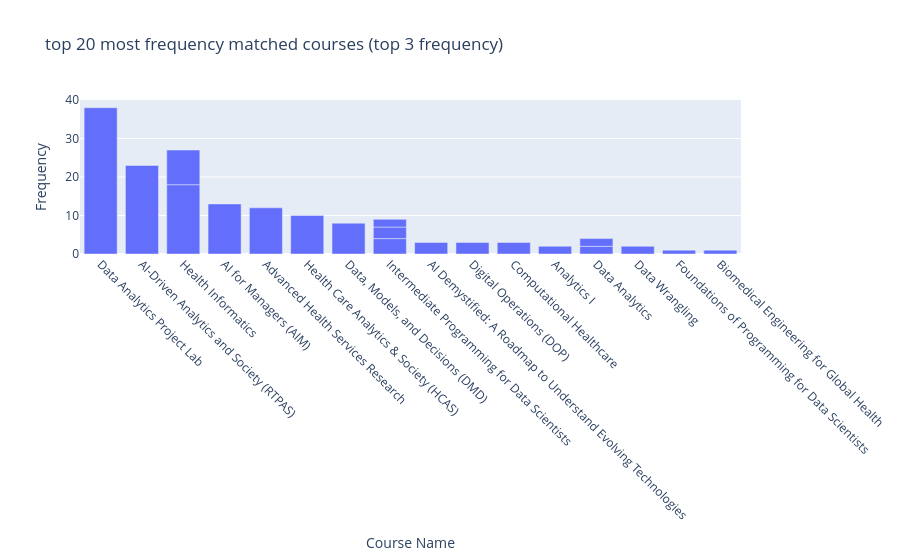

The code cell stored with this chart in its notebook:
### Code cell
top_df = top_courses_df.sort_values(by= 'count_in_top_K', ascending = False).head(20)
top_df['Course Link'] = top_df['course_url'].apply(lambda x: f'<a href="{x}" target="_blank">{x}</a>')

fig = px.bar(
    top_df,
    x='course_name',
    y='count_in_top_K',
    hover_data=['course_url'],
    title = 'top 20 most frequency matched courses (top 3 frequency)',
    labels = {'count_in_top_K': 'Frequency', 'course_name': 'Course Name'}
)
fig.update_layout(xaxis_tickangle=45)
fig.show()

### Figure 1 — Plotly figure (JSON) as saved in the notebook; plotly's stock layout.template omitted (floating-point values rounded to 4 significant figures)
{"data": [{"customdata": [["https://engineering.dartmouth.edu/courses/graduate"], ["https://tuck.dartmouth.edu/mba/academic-experience/elective-curriculum/elective-courses"], ["https://dartmouth.smartcatalogiq.com/en/current/orc/departments-programs-undergraduate/computer-science/cosc-computer-science-undergraduate/cosc-89-17"], ["https://tuck.dartmouth.edu/mba/academic-experience/elective-curriculum/elective-courses"], ["https://dartmouth.smartcatalogiq.com/en/current/orc/departments-programs-graduate/quantitative-biomedical-sciences/qbs-quantitative-biomedical-sciences/100/qbs-139"], ["https://tuck.dartmouth.edu/mba/academic-experience/elective-curriculum/elective-courses"], ["https://dartmouth.smartcatalogiq.com/en/current/orc/departments-programs-graduate/quantitative-biomedical-sciences/qbs-quantitative-biomedical-sciences/100/qbs-192"], ["https://tuck.dartmouth.edu/mba/academic-experience/elective-curriculum/elective-courses"], ["https://dartmouth.smartcatalogiq.com/en/current/orc/departments-programs-graduate/quantitative-biomedical-sciences/qbs-quantitative-biomedical-sciences/100/qbs-101-1"], ["https://dartmouth.smartcatalogiq.com/current/orc/departments-programs-graduate/quantitative-biomedical-sciences/qbs-quantitative-biomedical-sciences/100/qbs-101-1/"], ["https://engineering.dartmouth.edu/courses/undergraduate"], ["https://tuck.dartmouth.edu/mba/academic-experience/elective-curriculum/elective-courses"], ["https://dartmouth.smartcatalogiq.com/en/current/orc/departments-programs-undergraduate/computer-science/cosc-computer-science-undergraduate/cosc-89-28"], ["https://dartmouth.smartcatalogiq.com/current/orc/departments-programs-graduate/quantitative-biomedical-sciences/qbs-quantitative-biomedical-sciences/100/qbs-101-1/"], ["https://tuck.dartmouth.edu/mba/academic-experience/required-curriculum/core-courses#mc"], ["https://engineering.dartmouth.edu/courses/graduate"], ["https://dartmouth.smartcatalogiq.com/current/orc/departments-programs-graduate/quantitative-biomedical-sciences/qbs-quantitative-biomedical-sciences/100/qbs-181/"], ["https://engineering.dartmouth.edu/courses/graduate"], ["https://dartmouth.smartcatalogiq.com/en/current/orc/departments-programs-graduate/quantitative-biomedical-sciences/qbs-quantitative-biomedical-sciences/100/qbs-101"], ["https://engineering.dartmouth.edu/courses/undergraduate"]], "hovertemplate": "Course Name=%{x}<br>Frequency=%{y}<br>course_url=%{customdata[0]}<extra></extra>", "legendgroup": "", "marker": {"color": "#636efa", "pattern": {"shape": ""}}, "name": "", "orientation": "v", "showlegend": false, "textposition": "auto", "type": "bar", "x": ["Data Analytics Project Lab", "AI-Driven Analytics and Society (RTPAS)", "Health Informatics", "AI for Managers (AIM)", "Advanced Health Services Research", "Health Care Analytics & Society (HCAS)", "Health Informatics", "Data, Models, and Decisions (DMD)", "Intermediate Programming for Data Scientists", "Intermediate Programming for Data Scientists", "AI Demystified: A Roadmap to Understand Evolving Technologies", "Digital Operations (DOP)", "Computational Healthcare", "Intermediate Programming for Data Scientists", "Analytics I", "Data Analytics", "Data Wrangling", "Data Analytics", "Foundations of Programming for Data Scientists", "Biomedical Engineering for Global Health"], "xaxis": "x", "y": [38, 23, 18, 13, 12, 10, 9, 8, 4, 3, 3, 3, 3, 2, 2, 2, 2, 2, 1, 1], "yaxis": "y"}], "layout": {"barmode": "relative", "legend": {"tracegroupgap": 0}, "title": {"text": "top 20 most frequency matched courses (top 3 frequency)"}, "xaxis": {"anchor": "y", "domain": [0, 1], "tickangle": 45, "title": {"text": "Course Name"}}, "yaxis": {"anchor": "x", "domain": [0, 1], "title": {"text": "Frequency"}}}}
